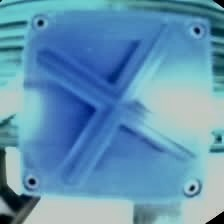
#> input picture real_data/no_gel.png, 224 x 224 px; the run also reads 1 picture not shown here
$ python bo_gel_effect_v2.py
#> lines starting #> are read from the running program, lines starting #| are printed output that depends on the picture
### bo_gel_effect.py
"""
bo_gel_effect.py
================
Bayesian Optimization to find post-processing parameters that transform
a no-gel RGB image into a gel-like RGB image.

Usage:
    python bo_gel_effect.py [--n_iter 100] [--init 10]
"""

import numpy as np
import cv2
import json
import argparse
from pathlib import Path
from skimage.metrics import structural_similarity as ssim
from bayes_opt import BayesianOptimization

SCRIPT_DIR = Path(__file__).parent
NO_GEL_PATH = SCRIPT_DIR / 'real_data' / 'no_gel.png'
GEL_PATH = SCRIPT_DIR / 'real_data' / 'gel.png'
OUT_DIR = SCRIPT_DIR / 'bo_results'
OUT_DIR.mkdir(exist_ok=True)


def load_images():
    no_gel = cv2.imread(str(NO_GEL_PATH))
    gel = cv2.imread(str(GEL_PATH))
    # Resize to match if needed
    if no_gel.shape != gel.shape:
        gel = cv2.resize(gel, (no_gel.shape[1], no_gel.shape[0]))
    no_gel = cv2.cvtColor(no_gel, cv2.COLOR_BGR2RGB).astype(np.float32) / 255.0
    gel = cv2.cvtColor(gel, cv2.COLOR_BGR2RGB).astype(np.float32) / 255.0
    return no_gel, gel


# [135 lines left out: functions gaussian_blur, barrel_distort, apply_gel_fx, score, not called in this run]


# Parameter search space
PBOUNDS = {
    'barrel_k1':          (-0.1, 0.15),
    'refraction_k2':      (-0.05, 0.1),
    'blur_sigma':         (0.0, 3.0),
    'blue_shift':         (-0.2, 0.5),
    'tint_r':             (0.3, 1.0),
    'tint_g':             (0.3, 1.0),
    'tint_b':             (0.3, 1.0),
    'tint_strength':      (0.0, 0.5),
    'haze_opacity':       (0.0, 0.3),
    'contrast_boost':     (0.8, 2.5),
    'gamma':              (0.5, 1.5),
    'clarity':            (0.0, 5.0),
    'sat_boost':          (0.5, 2.5),
    'brightness':         (0.7, 1.5),
    'specular_strength':  (0.0, 0.5),
    'specular_size':      (0.02, 0.3),
    'spec_cx':            (-0.3, 0.3),
    'spec_cy':            (-0.3, 0.3),
    'edge_darkening':     (0.0, 1.5),
    'gel_gradient_strength': (0.0, 0.8),
    'gel_gradient_angle': (0.0, 360.0),
    'vignette':           (0.0, 0.8),
    'wb_r':               (0.7, 1.3),
    'wb_g':               (0.7, 1.3),
    'wb_b':               (0.7, 1.5),
}


# [61 lines left out: function main, not called in this run]


# [2 lines that do not run on import are left out]

### bo_gel_effect_v2.py
"""
bo_gel_effect_v2.py — BO with v6 params as starting point
"""
import numpy as np, cv2, json, argparse
from pathlib import Path
from skimage.metrics import structural_similarity as ssim
from bayes_opt import BayesianOptimization
from bo_gel_effect import load_images, apply_gel_fx, score

OUT_DIR = Path('bo_results')

# v6 baseline params
BASELINE = {
    'barrel_k1': -0.02, 'refraction_k2': 0.02, 'blur_sigma': 1.5,
    'blue_shift': 0.25, 'tint_r': 0.75, 'tint_g': 0.70, 'tint_b': 0.15,
    'tint_strength': 0.25, 'haze_opacity': 0.3, 'contrast_boost': 1.5,
    'gamma': 1.1, 'clarity': 1.5, 'sat_boost': 0.5, 'brightness': 1.0,
    'specular_strength': 0.5, 'specular_size': 0.02, 'spec_cx': 0.3,
    'spec_cy': 0.27, 'edge_darkening': 0.0, 'gel_gradient_strength': 0.8,
    'gel_gradient_angle': 99.5, 'vignette': 0.0,
    'wb_r': 1.05, 'wb_g': 1.05, 'wb_b': 1.2,
}

# Tighter search range around baseline
PBOUNDS = {}
for k, v in BASELINE.items():
    if k == 'gel_gradient_angle':
        PBOUNDS[k] = (0.0, 360.0)
    else:
        margin = max(abs(v) * 0.5, 0.1)
        lo = max(v - margin, 0.0) if k not in ['barrel_k1', 'refraction_k2', 'blue_shift'] else v - margin
        hi = v + margin
        PBOUNDS[k] = (round(lo, 4), round(hi, 4))

def main():
    parser = argparse.ArgumentParser()
    parser.add_argument('--n_iter', type=int, default=200)
    parser.add_argument('--init', type=int, default=20)
    args = parser.parse_args()

    no_gel, gel = load_images()
#> in load_images, no_gel is the input picture: shape (224, 224, 3); mean B, G, R 180.3, 148.4, 97.7
#> in load_images, `no_gel = cv2.cvtColor(no_gel, cv2.COLOR_BGR2RGB).astype(np.float32) / ..`:
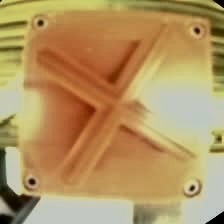
#> no_gel: shape (224, 224, 3) float32; mean B, G, R 0.383, 0.582, 0.707
    print(f'Images: {no_gel.shape}')
    best_score = -1
    best_params = None
    it = [0]

    def objective(**kwargs):
        nonlocal best_score, best_params
        s = score(no_gel, gel, kwargs)
        it[0] += 1
        if s > best_score:
            best_score = s
            best_params = dict(kwargs)
            print(f'  [{it[0]:4d}] NEW BEST score={s:.4f}')
        elif it[0] % 20 == 0:
            print(f'  [{it[0]:4d}] score={s:.4f}  best={best_score:.4f}')
        return s

    optimizer = BayesianOptimization(f=objective, pbounds=PBOUNDS, random_state=42, verbose=0)
    # Probe baseline first
    optimizer.probe(params=BASELINE, lazy=True)
    print(f'BO: {args.init} init + {args.n_iter} iter (baseline probed)')
    optimizer.maximize(init_points=args.init, n_iter=args.n_iter)

    best = optimizer.max
    bp = best['params']
    print(f'\nBest score: {best["target"]:.4f}')
    for k, v in sorted(bp.items()):
        print(f'  {k}: {v:.4f}')

    with open(OUT_DIR / 'best_gel_fx_params.json', 'w') as f:
        json.dump({k: round(v, 4) for k, v in bp.items()}, f, indent=2)

    result = apply_gel_fx(no_gel, bp)
    comp = np.hstack([no_gel, result, gel])
    cv2.imwrite(str(OUT_DIR / 'gel_fx_comparison.png'),
                cv2.cvtColor((np.clip(comp, 0, 1) * 255).astype(np.uint8), cv2.COLOR_RGB2BGR))
    cv2.imwrite(str(OUT_DIR / 'gel_fx_result.png'),
                cv2.cvtColor((np.clip(result, 0, 1) * 255).astype(np.uint8), cv2.COLOR_RGB2BGR))
    print('Saved results')

if __name__ == '__main__':
    main()
#| Images: (224, 224, 3)
#> (the call stopped at in main, `optimizer = BayesianOptimization(f=objective, pbounds=PBOUNDS, random_..`: bayes_opt is not available in this run)
